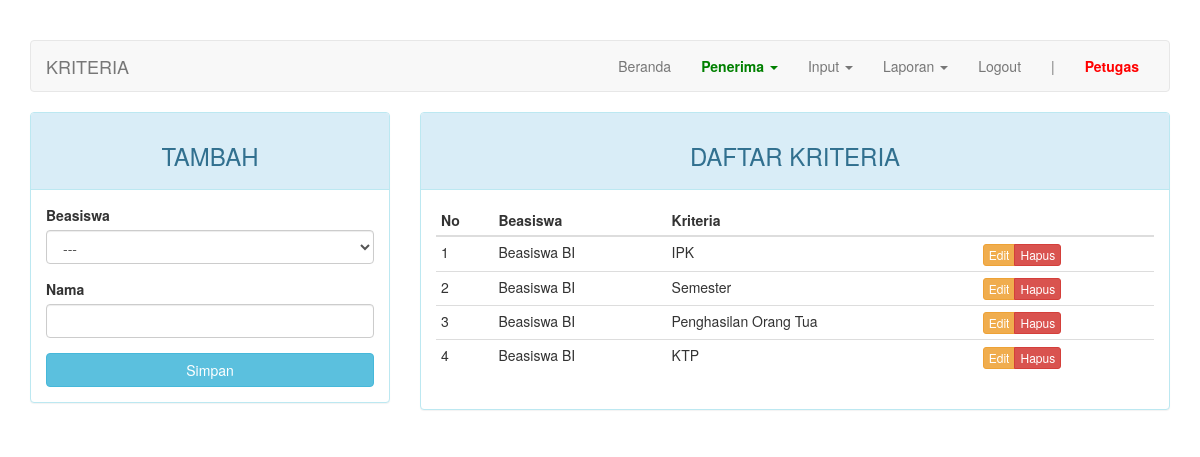
/index.php?page=kriteria (signed in), run on the app's committed database.
### tables this page shows
CREATE TABLE `kriteria` (
  `kd_kriteria` int(11) NOT NULL,
  `kd_beasiswa` int(11) NOT NULL,
  `nama` varchar(50) DEFAULT NULL,
  `sifat` enum('min','max') DEFAULT NULL
);

CREATE TABLE `beasiswa` (
  `kd_beasiswa` int(11) NOT NULL,
  `nama` varchar(50) DEFAULT NULL
);

### page/kriteria.php (the view, shortened to what this page needs)
<?php
$update = (isset($_GET['action']) AND $_GET['action'] == 'update') ? true : false;
?>
<div class="row">
	<div class="col-md-4">
	    <div class="panel panel-<?= ($update) ? "warning" : "info" ?>">
	        <div class="panel-heading"><h3 class="text-center"><?= ($update) ? "EDIT" : "TAMBAH" ?></h3></div>
	        <div class="panel-body">
	            <form action="<?=$_SERVER['REQUEST_URI']?>" method="POST">
									<div class="form-group">
										<label for="kd_beasiswa">Beasiswa</label>
										<select class="form-control" name="kd_beasiswa">
											<option>---</option>
										</select>
									</div>
	                <div class="form-group">
	                    <label for="nama">Nama</label>
	                    <input type="text" name="nama" class="form-control" <?= (!$update) ?: 'value="'.$row["nama"].'"' ?>>
	                </div>
	                <button type="submit" class="btn btn-<?= ($update) ? "warning" : "info" ?> btn-block">Simpan</button>
	            </form>
	        </div>
	    </div>
	</div>
	<div class="col-md-8">
	    <div class="panel panel-info">
	        <div class="panel-heading"><h3 class="text-center">DAFTAR KRITERIA</h3></div>
	        <div class="panel-body">
	            <table class="table table-condensed">
	                <thead>
	                    <tr>
	                        <th>No</th>
	                        <th>Beasiswa</th>
	                        <th>Kriteria</th>
	                        <th></th>
	                    </tr>
	                </thead>
	                <tbody>
	                    <?php $no = 1; ?>
	                    <?php if ($query = $connection->query("SELECT a.nama AS kriteria, b.nama AS beasiswa, a.kd_kriteria, a.sifat FROM kriteria a JOIN beasiswa b USING(kd_beasiswa)")): ?>
	                        <?php while($row = $query->fetch_assoc()): ?>
	                        <tr>
	                            <td><?=$no++?></td>
	                            <td><?=$row['beasiswa']?></td>
	                            <td><?=$row['kriteria']?></td>
	                            <td>
	                                <div class="btn-group">
	                                    <a href="?page=kriteria&action=update&key=<?=$row['kd_kriteria']?>" class="btn btn-warning btn-xs">Edit</a>
	                                    <a href="?page=kriteria&action=delete&key=<?=$row['kd_kriteria']?>" class="btn btn-danger btn-xs">Hapus</a>
	                                </div>
	                            </td>
	                        </tr>
	                        <?php endwhile ?>
	                    <?php endif ?>
	                </tbody>
	            </table>
	        </div>
	    </div>
	</div>
</div>

### index.php (style rules this page uses)
body { margin-top: 40px; }

### data on the page
kriteria: kd_beasiswa.nama "Beasiswa BI", nama "IPK"
kriteria: kd_beasiswa.nama "Beasiswa BI", nama "Semester"
kriteria: kd_beasiswa.nama "Beasiswa BI", nama "Penghasilan Orang Tua"
kriteria: kd_beasiswa.nama "Beasiswa BI", nama "KTP"

### other printed values
$str "KRITERIA"
$_SESSION["username"] "Petugas"
